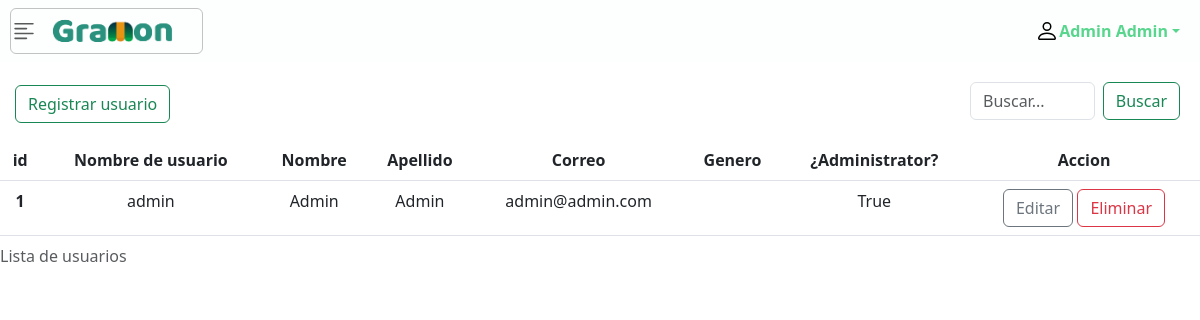
The app's page /list_user/ (signed in), older data.
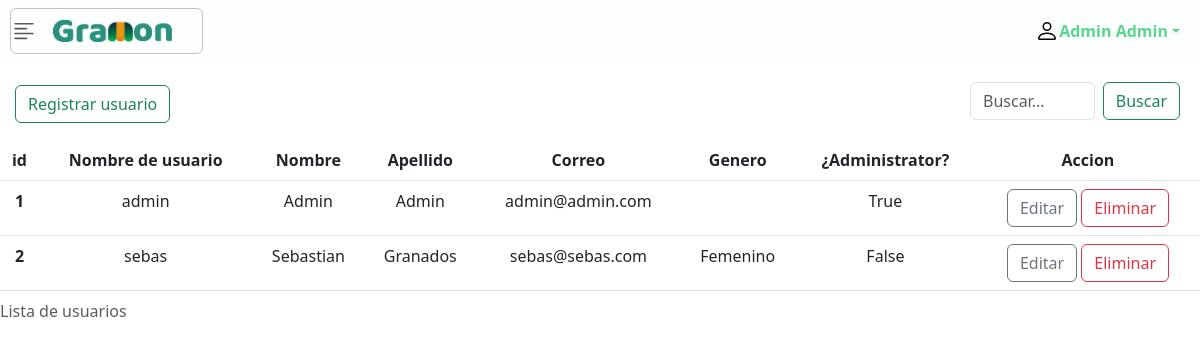
The same page, newer data.
### apps/adminusers_app/models.py (models this page shows, shortened)
class User(AbstractUser):
    GENDER_CHOICES = (
        ('Masculino', 'Masculino'),
        ('Femenino', 'Femenino')
    )
    gender = models.CharField(max_length=10, blank=True, choices=GENDER_CHOICES)
    email = models.EmailField(("email address"), unique=True)
    REQUIRED_FIELDS = ['first_name', 'last_name', 'email','is_superuser']
    full_name = models.CharField(max_length=100, default="", editable=False)
    objects = USerManager()

### apps/adminusers_app/views.py (the view)
# urls.py: path('list_user/',UserListView.as_view(),name='list_user'),
class UserListView(LoginRequiredMixin,MixingAdmin,ListView):
    model = User
    template_name = "users/list_user.html"
    context_object_name = 'users'
    paginate_by = 7
    login_url = reverse_lazy('user_app:login')
    def get_queryset(self):
        palabra_clave = self.request.GET.get('usuario','')
        return User.objects.listar_usuario(palabra_clave)

### apps/adminusers_app/managers.py (called while the page is built)
    def listar_usuario(self, palabra):
        consulta = self.filter(
            Q(first_name__icontains = palabra) |
            Q(last_name__icontains = palabra) |
            Q(id__icontains = palabra) |
            Q(email__icontains = palabra)).order_by('id')
        return consulta

### apps/adminusers_app/mixing_admin.py (called while the page is built)
    def dispatch(self, request, *args, **kwargs):
        if request.user.is_superuser:
            return super(MixingAdmin, self).dispatch(request, *args, **kwargs)
        return redirect('user_app:home')

### templates/users/list_user.html (shortened to what this page needs)
{% extends 'base.html' %}
{% load static %}
{% block content %}
    <div class="d-flex justify-content-between align-items-center" style="width: 100%;">
        <a style="text-align: center; margin-top: 20px; margin-left: 15px; margin-bottom: 15px;" class="btn btn-outline-success" role="button" href="{% url 'admin_app:create_user' %}">
          Registrar usuario
        </a>
        <form class="d-flex" method="get" style="padding: 20px 20px; width: 250px;">{% csrf_token %}
          <input class="form-control me-2" type="search" placeholder="Buscar..." aria-label="Search" name="usuario" id="usuario">
          <button class="btn btn-outline-success" type="submit">Buscar</button>
        </form>
      </div>
    <div class="table-responsive">
        <table class="table table-hover" style="text-align: center;" >
            <caption>Lista de usuarios</caption>
            <thead>
            <tr>
                <th scope="col">id</th>
                <th scope="col">Nombre de usuario</th>
                <th scope="col">Nombre</th>
                <th scope="col">Apellido</th>
                <th scope="col">Correo</th>
                <th scope="col">Genero</th>
                <th scope="col">¿Administrator?</th>
                <th scope="colgroup" style="text-align: center;">Accion</th>
            </tr>
            </thead>
            <tbody>
                {% for u in users %}
                <tr>
                    <th scope="row">{{u.id}}</th>
                    <td>{{u.username}}</td>
                    <td>{{u.first_name}}</td>
                    <td>{{u.last_name}}</td>
                    <td>{{u.email}}</td>
                    <td>{{u.gender}}</td>
                    <td>{{u.is_superuser}}</td>
                    <td>
                        <a type="button" type="button" class="btn btn-outline-secondary mod" href="{% url 'admin_app:update_user' u.id %}">
                            Editar
                        </a>
                        <button type="button" class="btn btn-outline-danger" data-bs-toggle="modal" data-bs-target="#staticBackdrop{{u.id}}">
                            Eliminar
                        </button>
                    </td>
                </tr>
            {% endfor %}
            </tbody>
        </table>
    </div>
{% endblock content %}

### templates/includes/nav.html (shortened to what this page needs)
{% load static %}
<nav class="navbar sticky-top container-fluid" id="nav_principal">
    <button class="navbar-toggler icon_principal" data-bs-toggle="offcanvas" data-bs-target="#dropdown_menu" aria-controls="dropdown_menu">
        <img src="{% static 'img/icon-gramon.png' %}" alt="GraMon" id="icon-gramon">
    </button>
    <div class="dropdown" id="icon-user">
        <a href="#" class="d-flex align-items-center text-decoration-none dropdown-toggle title_name"
            data-bs-toggle="dropdown" aria-expanded="false">
            <img src="{% static 'img/icons/person.svg' %}" alt="User" width="24" height="24">
            <strong>{{ request.user.first_name }} {{ request.user.last_name }}</strong>
        </a>
    </div>
</nav>

Row changes from the older to the newer data that the page shows:
added User: id "2", username "sebas", first_name "Sebastian", last_name "Granados", email "sebas@sebas.com", gender "Femenino", is_superuser "False"
